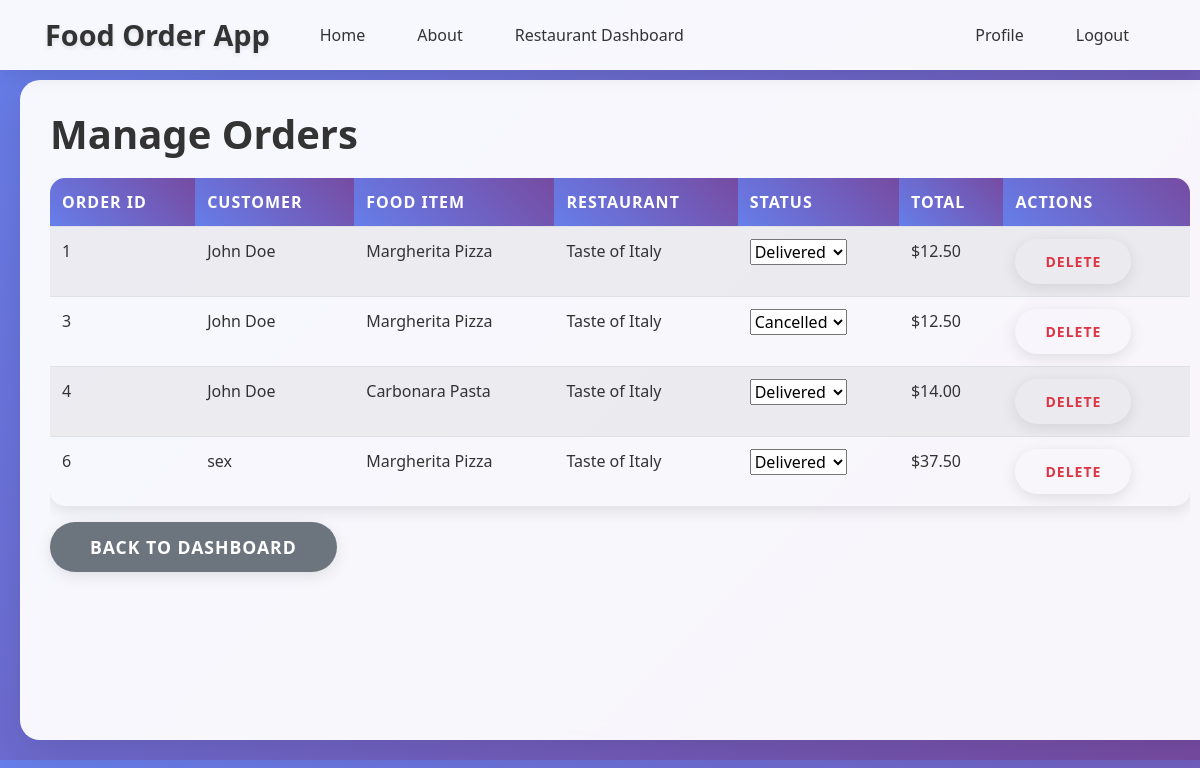
Before: /restaurant/manage_orders (signed in) with the older database file.
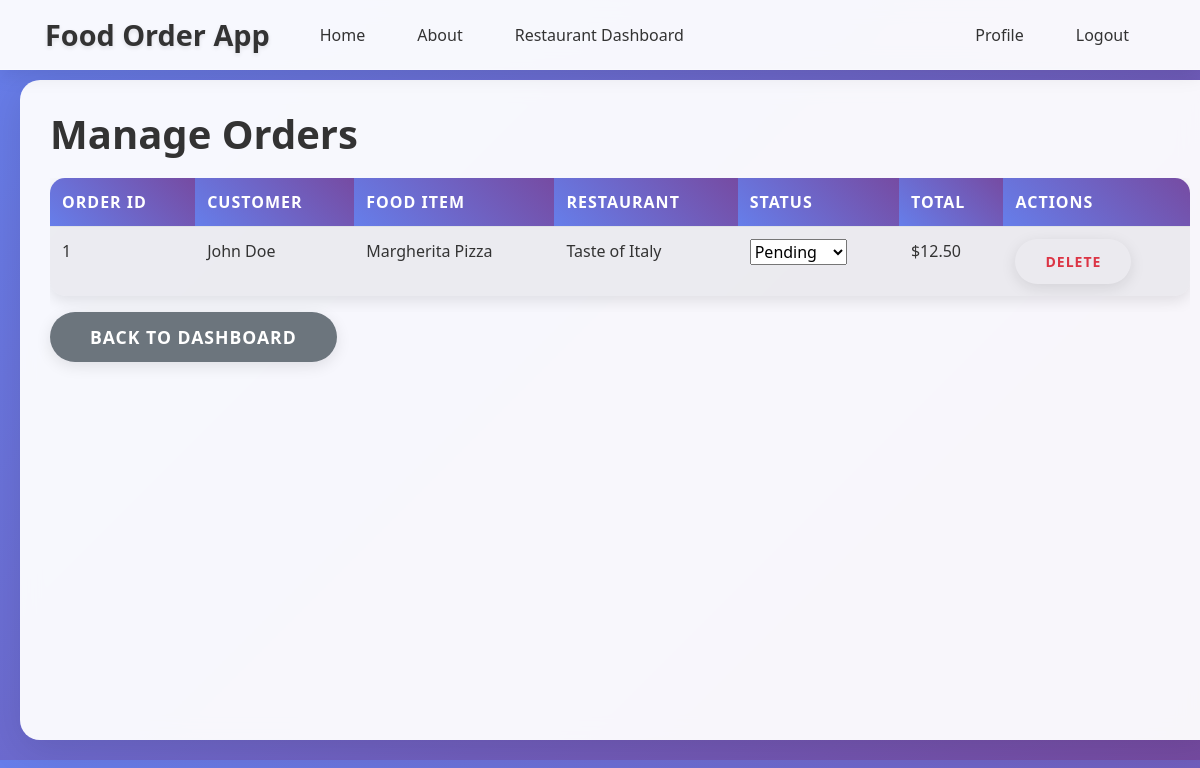
After: the same page with the newer database file.
### app/models/order.py (models this page shows, shortened)
class Order(db.Model):
    __tablename__ = 'orders'
    id = db.Column(db.Integer, primary_key=True)
    customer_id = db.Column(db.Integer, db.ForeignKey('users.id'), nullable=False)
    food_item_id = db.Column(db.Integer, db.ForeignKey('food_items.id'), nullable=False)
    restaurant_id = db.Column(db.Integer, db.ForeignKey('users.id'), nullable=False)
    quantity = db.Column(db.Integer, nullable=False)
    total_price = db.Column(db.Numeric(10, 2), nullable=False)
    status = db.Column(db.Enum('pending', 'accepted', 'preparing', 'ready', 'delivered', 'cancelled', name='order_status'), default='pending')
    payment_id = db.Column(db.Integer, db.ForeignKey('payments.id'), nullable=True)
    order_date = db.Column(db.DateTime, default=datetime.utcnow)
    payment = db.relationship("Payment", backref="order", uselist=False, foreign_keys="Order.payment_id")

### app/models/user.py (models this page shows, shortened)
class User(db.Model, UserMixin):
    __tablename__ = 'users'
    id = db.Column(db.Integer, primary_key=True)
    name = db.Column(db.String(100), nullable=False)
    email = db.Column(db.String(120), unique=True, nullable=False)
    phone_number = db.Column(db.String(20), unique=True, nullable=False)
    location = db.Column(db.String(200), nullable=False)
    password = db.Column(db.String(60), nullable=False)
    role = db.Column(db.Enum('admin', 'customer', 'restaurant', name='user_roles'), default='customer')
    status = db.Column(db.Enum('active', 'pending', 'suspended', name='account_status'), default='active')
    food_items = db.relationship('FoodItem', backref='restaurant_owner', lazy=True, foreign_keys='FoodItem.restaurant_id')
    orders_as_customer = db.relationship('Order', backref='customer_user', lazy=True, foreign_keys='Order.customer_id')
    orders_as_restaurant = db.relationship('Order', backref='restaurant_user', lazy=True, foreign_keys='Order.restaurant_id')
    payments_as_customer = db.relationship('Payment', backref='customer_payer', lazy=True, foreign_keys='Payment.customer_id')
    payments_as_restaurant = db.relationship('Payment', backref='restaurant_receiver', lazy=True, foreign_keys='Payment.restaurant_id')

### app/models/food_item.py (models this page shows, shortened)
class FoodItem(db.Model):
    __tablename__ = 'food_items'
    id = db.Column(db.Integer, primary_key=True)
    name = db.Column(db.String(100), nullable=False)
    description = db.Column(db.Text, nullable=True)
    price = db.Column(db.Numeric(10, 2), nullable=False)
    image_url = db.Column(db.String(200), nullable=True)
    restaurant_id = db.Column(db.Integer, db.ForeignKey('users.id'), nullable=False)
    created_at = db.Column(db.DateTime, default=datetime.utcnow)
    orders = db.relationship('Order', backref='food_item', lazy=True)

### app/routes/restaurant.py (the view)
@restaurant.route("/manage_orders")
@login_required
@restaurant_required
def manage_orders():
    orders = Order.query.filter_by(restaurant_id=current_user.id).all()
    return render_template("manage_orders.html", orders=orders)

### app/templates/manage_orders.html (shortened to what this page needs)
{% extends "base.html" %}
{% block content %}
    <h1>Manage Orders</h1>
    {% if orders %}
        <div class="table-responsive">
            <table class="table table-striped">
                <thead>
                    <tr>
                        <th>Order ID</th>
                        <th>Customer</th>
                        <th>Food Item</th>
                        <th>Restaurant</th>
                        <th>Status</th>
                        <th>Total</th>
                        <th>Actions</th>
                    </tr>
                </thead>
                <tbody>
                    {% for order in orders %}
                        <tr>
                            <td>{{ order.id }}</td>
                            <td>{{ order.customer_user.name }}</td>
                            <td>{{ order.food_item.name }}</td>
                            <td>{{ order.restaurant_user.name }}</td>
                            <td>
                                <form method="POST" action="{{ url_for('admin.update_order_status', order_id=order.id) }}" style="display: inline;">
                                    <select name="new_status" onchange="this.form.submit()">
                                        <option value="pending" {% if order.status == 'pending' %}selected{% endif %}>Pending</option>
                                        <option value="delivered" {% if order.status == 'delivered' %}selected{% endif %}>Delivered</option>
                                        <option value="cancelled" {% if order.status == 'cancelled' %}selected{% endif %}>Cancelled</option>
                                    </select>
                                </form>
                            </td>
                            <td>${{ order.total_price }}</td>
                            <td>
                                <form method="POST" action="{{ url_for('admin.delete_order', order_id=order.id) }}" style="display: inline;">
                                    <button type="submit" class="btn btn-sm btn-outline-danger" onclick="return confirm('Are you sure you want to delete this order?')">Delete</button>
                                </form>
                            </td>
                        </tr>
                    {% endfor %}
                </tbody>
            </table>
        </div>
    {% else %}
        <div class="alert alert-info">
            <h4>No orders yet!</h4>
        </div>
    {% endif %}
    <a href="{{ url_for('admin.dashboard') }}" class="btn btn-secondary">Back to Dashboard</a>
{% endblock content %}

Changed rows visible on the page:
removed Order: id "3", customer_user.name "John Doe", food_item.name "Margherita Pizza", restaurant_user.name "Taste of Italy", new_status "Cancelled", total_price "12.50"
removed Order: id "4", customer_user.name "John Doe", food_item.name "Carbonara Pasta", restaurant_user.name "Taste of Italy", new_status "Delivered", total_price "14.00"
removed Order: id "6", customer_user.name "sex", food_item.name "Margherita Pizza", restaurant_user.name "Taste of Italy", new_status "Delivered", total_price "37.50"
changed Order "John Doe": new_status "Delivered" → "Pending"
